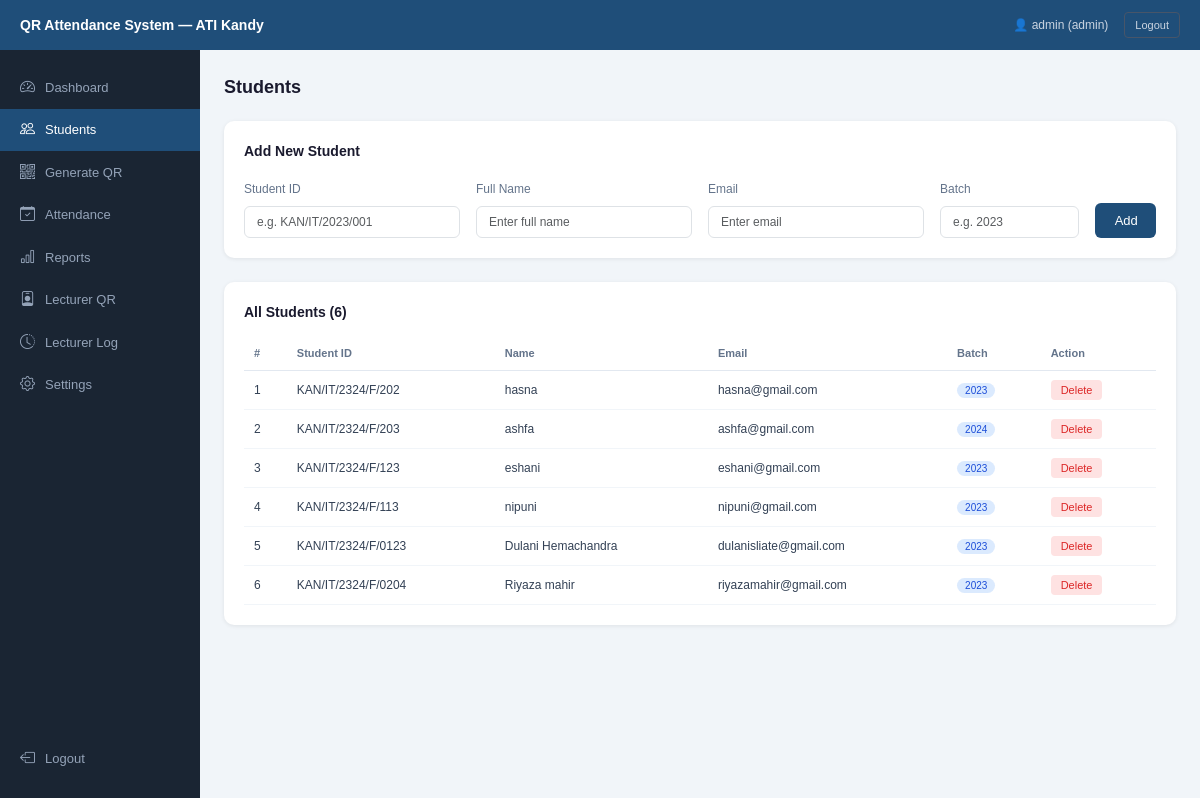
/qr_attendance/students.php (signed in), run on the app's committed database.
### tables this page shows
CREATE TABLE `students` (
  `id` int(11) NOT NULL,
  `student_id` varchar(20) DEFAULT NULL,
  `name` varchar(100) DEFAULT NULL,
  `email` varchar(100) DEFAULT NULL,
  `batch` varchar(20) DEFAULT NULL
);

### qr_attendance/students.php (the view, shortened to what this page needs)
<?php
include 'db_connect.php';
$students = mysqli_query($conn, "SELECT * FROM students ORDER BY id DESC");
$total    = mysqli_num_rows($students);
?>
<!DOCTYPE html>
<html>
<head>
    <link href="https://cdn.jsdelivr.net/npm/bootstrap@5.3.0/dist/css/bootstrap.min.css" rel="stylesheet">
    <link href="https://cdn.jsdelivr.net/npm/bootstrap-icons@1.10.5/font/bootstrap-icons.css" rel="stylesheet">
</head>
<body>
<div class="topbar">
    <div class="topbar-title">QR Attendance System — ATI Kandy</div>
    <div class="d-flex align-items-center gap-3">
        <span class="topbar-user">👤 <?php echo $_SESSION['name']; ?> (<?php echo $_SESSION['role']; ?>)</span>
        <a href="logout.php"><button class="logout-btn">Logout</button></a>
    </div>
</div>
<div class="sidebar">
    <a href="dashboard.php" class="sidebar-item <?php echo basename($_SERVER['PHP_SELF'])=='dashboard.php' ? 'active' : ''; ?>">
        <i class="bi bi-speedometer2"></i> Dashboard
    </a>
    <?php if($_SESSION['role'] == 'admin'): ?>
        <a href="students.php" class="sidebar-item <?php echo basename($_SERVER['PHP_SELF'])=='students.php' ? 'active' : ''; ?>">
            <i class="bi bi-people"></i> Students
        </a>
        <a href="generate_qr.php" class="sidebar-item <?php echo basename($_SERVER['PHP_SELF'])=='generate_qr.php' ? 'active' : ''; ?>">
            <i class="bi bi-qr-code"></i> Generate QR
        </a>
        <a href="attendance.php" class="sidebar-item <?php echo basename($_SERVER['PHP_SELF'])=='attendance.php' ? 'active' : ''; ?>">
            <i class="bi bi-calendar-check"></i> Attendance
        </a>
        <a href="reports.php" class="sidebar-item <?php echo basename($_SERVER['PHP_SELF'])=='reports.php' ? 'active' : ''; ?>">
            <i class="bi bi-bar-chart"></i> Reports
        </a>
        <a href="lecturer_qr.php" class="sidebar-item <?php echo basename($_SERVER['PHP_SELF'])=='lecturer_qr.php' ? 'active' : ''; ?>">
            <i class="bi bi-person-badge"></i> Lecturer QR
        </a>
        <a href="lecturer_attendance.php" class="sidebar-item <?php echo basename($_SERVER['PHP_SELF'])=='lecturer_attendance.php' ? 'active' : ''; ?>">
            <i class="bi bi-clock-history"></i> Lecturer Log
        </a>
        <a href="settings.php" class="sidebar-item <?php echo basename($_SERVER['PHP_SELF'])=='settings.php' ? 'active' : ''; ?>">
            <i class="bi bi-gear"></i> Settings
        </a>
    <?php endif; ?>
    <a href="logout.php" class="sidebar-item"
       style="position:absolute; bottom:20px; width:100%;">
        <i class="bi bi-box-arrow-left"></i> Logout
    </a>
</div>
<div class="main">
    <div class="page-title">Students</div>
    <div class="card-box">
        <div class="card-box-title">Add New Student</div>
        <form method="POST">
            <div class="row g-3">
                <div class="col-md-3">
                    <label class="form-label">Student ID</label>
                    <input type="text" name="student_id" class="form-control" placeholder="e.g. KAN/IT/2023/001" required>
                </div>
                <div class="col-md-3">
                    <label class="form-label">Full Name</label>
                    <input type="text" name="name" class="form-control" placeholder="Enter full name" required>
                </div>
                <div class="col-md-3">
                    <label class="form-label">Email</label>
                    <input type="email" name="email" class="form-control" placeholder="Enter email">
                </div>
                <div class="col-md-2">
                    <label class="form-label">Batch</label>
                    <input type="text" name="batch" class="form-control" placeholder="e.g. 2023">
                </div>
                <div class="col-md-1 d-flex align-items-end">
                    <button type="submit" name="add_student" class="btn-add w-100">Add</button>
                </div>
            </div>
        </form>
    </div>
    <div class="card-box">
        <div class="card-box-title">All Students (<?php echo $total; ?>)</div>
        <table>
            <thead>
                <tr>
                    <th>#</th>
                    <th>Student ID</th>
                    <th>Name</th>
                    <th>Email</th>
                    <th>Batch</th>
                    <th>Action</th>
                </tr>
            </thead>
            <tbody>
                <?php
                $i = 1;
                if(mysqli_num_rows($students) > 0){
                    mysqli_data_seek($students, 0);
                    while($row = mysqli_fetch_assoc($students)){
                        echo "<tr>
                            <td>{$i}</td>
                            <td>{$row['student_id']}</td>
                            <td>{$row['name']}</td>
                            <td>{$row['email']}</td>
                            <td><span class='badge-batch'>{$row['batch']}</span></td>
                            <td><a href='students.php?delete={$row['id']}' class='btn-delete' onclick='return confirm(\"Delete this student?\")'>Delete</a></td>
                        </tr>";
                        $i++;
                    }
                } else {
                    echo "<tr><td colspan='6' style='text-align:center; color:#94a3b8; padding:20px;'>No students yet</td></tr>";
                }
                ?>
            </tbody>
        </table>
    </div>
</div>
</body>
</html>

### qr_attendance/students.php (style rules this page uses)
* { box-sizing: border-box; margin: 0; padding: 0; }
body { font-family: Arial, sans-serif; background: #f1f5f9; }
.topbar { background: #1F4E79; color: #fff; padding: 12px 20px; display: flex; justify-content: space-between; align-items: center; position: fixed; top: 0; left: 0; right: 0; z-index: 100; height: 50px; }
.topbar-title { font-size: 14px; font-weight: 600; }
.topbar-user { font-size: 12px; color: #cbd5e1; }
.sidebar { position: fixed; top: 50px; left: 0; width: 200px; height: calc(100vh - 50px); background: #1a2533; padding: 16px 0; z-index: 99; }
.sidebar-item { display: flex; align-items: center; gap: 10px; padding: 10px 20px; color: #94a3b8; font-size: 13px; text-decoration: none; }
.sidebar-item.active { background: #1F4E79; color: #fff; }
.sidebar-item i { font-size: 15px; }
.main { margin-left: 200px; margin-top: 50px; padding: 24px; }
.page-title { font-size: 18px; font-weight: 600; color: #1a1a2e; margin-bottom: 20px; }
.card-box { background: #fff; border-radius: 10px; padding: 20px; box-shadow: 0 1px 4px rgba(0,0,0,0.08); margin-bottom: 24px; }
.card-box-title { font-size: 14px; font-weight: 600; color: #1a1a2e; margin-bottom: 14px; }
.form-label { font-size: 12px; color: #64748b; }
.form-control { font-size: 12px; }
.btn-add { background: #1F4E79; color: #fff; border: none; padding: 8px 20px; border-radius: 6px; font-size: 13px; cursor: pointer; }
table { width: 100%; border-collapse: collapse; }
th { font-size: 11px; color: #64748b; text-align: left; padding: 8px 10px; border-bottom: 1px solid #e2e8f0; font-weight: 600; }
td { font-size: 12px; color: #334155; padding: 10px; border-bottom: 0.5px solid #f1f5f9; }
.btn-delete { background: #fee2e2; color: #dc2626; border: none; padding: 4px 10px; border-radius: 4px; font-size: 11px; cursor: pointer; text-decoration: none; }
.badge-batch { background: #dbeafe; color: #1d4ed8; font-size: 10px; padding: 2px 8px; border-radius: 20px; }
.logout-btn { background: none; border: 1px solid #475569; color: #cbd5e1; font-size: 11px; padding: 4px 10px; border-radius: 4px; cursor: pointer; }

### data on the page
students: student "KAN/IT/2324/F/202", name "hasna", email "hasna@gmail.com", batch "2023"
students: student "KAN/IT/2324/F/203", name "ashfa", email "ashfa@gmail.com", batch "2024"
students: student "KAN/IT/2324/F/123", name "eshani", email "eshani@gmail.com", batch "2023"
students: student "KAN/IT/2324/F/113", name "nipuni", email "nipuni@gmail.com", batch "2023"
students: student "KAN/IT/2324/F/0123", name "Dulani Hemachandra", email "dulanisliate@gmail.com", batch "2023"
students: student "KAN/IT/2324/F/0204", name "Riyaza mahir", email "riyazamahir@gmail.com", batch "2023"

### other printed values
$_SESSION['name'] "admin"
$_SESSION['role'] "admin"
$total "6"
